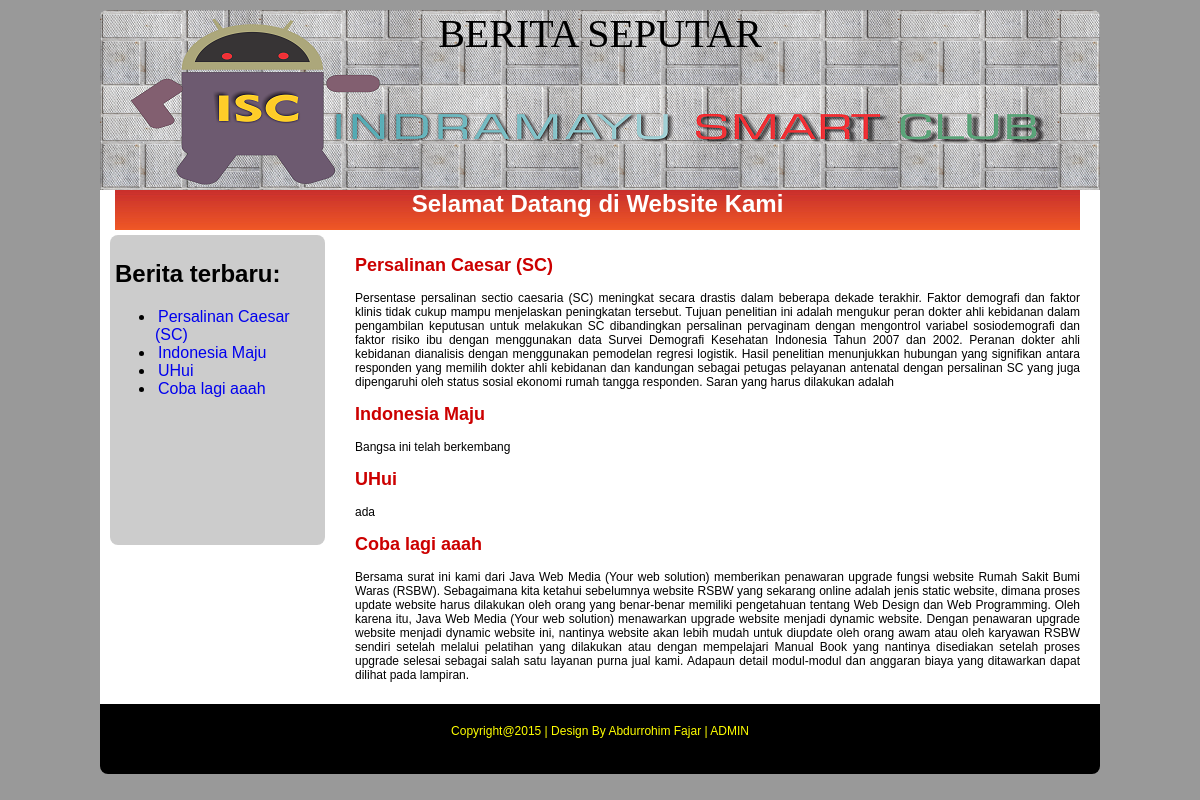
The page / on the database its author committed.
### tables this page shows
CREATE TABLE IF NOT EXISTS `post` (
`ID` bigint(20) unsigned NOT NULL,
  `title` text NOT NULL,
  `category` varchar(500) NOT NULL,
  `content` text NOT NULL,
  `updated` timestamp NOT NULL DEFAULT CURRENT_TIMESTAMP ON UPDATE CURRENT_TIMESTAMP
);

### index.php (the view, shortened to what this page needs)
<?php require_once('Connections/cms_blog.php'); ?>
<?php
$maxRows_rsNews = 10;
$pageNum_rsNews = 0;
$startRow_rsNews = $pageNum_rsNews * $maxRows_rsNews;
$query_rsNews = "SELECT * FROM post ORDER BY ID DESC";
$query_limit_rsNews = sprintf("%s LIMIT %d, %d", $query_rsNews, $startRow_rsNews, $maxRows_rsNews);
$rsNews = mysql_query($query_limit_rsNews, $cms_blog) or die(mysql_error());
$row_rsNews = mysql_fetch_assoc($rsNews);
$maxRows_rsDetail = 5;
$pageNum_rsDetail = 0;
$startRow_rsDetail = $pageNum_rsDetail * $maxRows_rsDetail;
$query_rsDetail = "SELECT * FROM post ORDER BY ID DESC";
$query_limit_rsDetail = sprintf("%s LIMIT %d, %d", $query_rsDetail, $startRow_rsDetail, $maxRows_rsDetail);
$rsDetail = mysql_query($query_limit_rsDetail, $cms_blog) or die(mysql_error());
$row_rsDetail = mysql_fetch_assoc($rsDetail);
?>
<html>
<head>
<link href="css/style.css" rel="stylesheet" type="text/css">
</head>
<body>
<div id="container">
  <div id="header">
  <center>BERITA SEPUTAR</center>
  </div>
    <div class="nav">
    	<marquee>Selamat Datang di Website Kami</marquee>
  </div>
    <div class="content">
      <div class="post">
        <?php do { ?>
        <h2><a href="news.php?view=<?php echo $row_rsDetail['ID']; ?>"><?php echo $row_rsDetail['title']; ?></a></h2>
  <p><?php echo $row_rsDetail['content']; ?></p>
  <?php } while ($row_rsDetail = mysql_fetch_assoc($rsDetail)); ?>
      </div>
      <div id="sidebar">
      <h2>Berita terbaru:</h2>
      <ul>
        <?php do { ?>
          <li><a href="news.php?view=<?php echo $row_rsNews['ID']; ?>"><?php echo $row_rsNews['title']; ?></a></li>
          <?php } while ($row_rsNews = mysql_fetch_assoc($rsNews)); ?>
      </ul>
<p>&nbsp;</p>
      </div>
    </div>
	<div id="footer"> Copyright@2015 | Design By Abdurrohim Fajar | <a href="admin/login.php">ADMIN</a>
</div>
</body>
</html>

### css/style.css (style rules this page uses)
body { background-color: #999; }
#container { background-color: #FFF; width: 1000px; height: auto; margin: auto; border-top-left-radius: 8px; border-top-right-radius: 8px; }
#header { background-color: #FFF; width: 1000px; height: 180px; margin-top: 10px; background: url(../images/ISC.png); border-top-left-radius: 8px; border-top-right-radius: 8px; text-align: justify; font-family: "Comic Sans MS", cursive"Palatino Linotype", "Book Antiqua", Palatino, serif, Helvetica, sans-serif; font-size: 40px; }
.nav { width: 965px; height: 40px; background-repeat: repeat-x; margin-left: 15px; margin-right: 20px; text-align: center; font-family: Tahoma, Geneva, sans-serif; font-size: 24px; background-color: #CCFF00; background-image: url(../images/nav3.png); color: #FFFFFF; font-weight: bolder; }
.content { width: 980px; padding-left: 10px; padding-right: 10px; height: auto; background-color: #FFF; float: left; }
.post { width: 725px; height: auto; padding: 5px; margin: 5px; float: right; border-radius: 8px; text-align: justify; font-family: Arial, Helvetica, sans-serif; font-size: 12px; }
.post a:link { color: #C00; text-decoration: none; cursor: pointer; }
#sidebar { width: 205px; min-height: 300px; padding: 5px; margin-top: 5px; margin-bottom: 5px; margin-right: 5px; float: left; border-radius: 8px; font-family: Arial, Helvetica, sans-serif; background-color: #CCC; }
#sidebar a:link, #sidebar a:visited { font-family: Arial, Helvetica, sans-serif; text-decoration: none; padding: 3px; }
#sidebar p { margin-left: 20px; }
#footer { width: 900px; min-height: 20px; padding-left: 50px; padding-right: 50px; padding-top: 20px; padding-bottom: 30px; background-color: #000; color: #FF0; font-family: Arial; font-size: 12px; float: left; text-align: center; border-bottom-left-radius: 8px; border-bottom-right-radius: 8px; margin-bottom: 10px; }
#footer a:link, #footer a:visited { color: #FF0; text-decoration: none; }

### rows shown on the page
post: title "Persalinan Caesar (SC)", content "Persentase persalinan sectio caesaria (SC) meningkat secara drastis dalam beberapa dekade terakhir. Faktor demografi dan faktor klinis tidak cukup mampu menjelaskan peningkatan tersebut. Tujuan penelitian ini adalah mengukur peran dokter ahli kebidanan dalam pengambilan keputusan untuk melakukan SC dibandingkan persalinan pervaginam dengan mengontrol variabel sosiodemografi dan faktor risiko ibu dengan menggunakan data Survei Demografi Kesehatan Indonesia Tahun 2007 dan 2002. Peranan dokter ahli kebidanan dianalisis dengan menggunakan pemodelan regresi logistik. Hasil penelitian menunjukkan hubungan yang signifikan antara responden yang memilih dokter ahli kebidanan dan kandungan sebagai…"
post: title "Indonesia Maju", content "Bangsa ini telah berkembang"
post: title "UHui", content "ada"
post: title "Coba lagi aaah", content "Bersama surat ini kami dari Java Web Media (Your web solution) memberikan penawaran upgrade fungsi website Rumah Sakit Bumi Waras (RSBW). Sebagaimana kita ketahui sebelumnya website RSBW yang sekarang online adalah jenis static website, dimana proses update website harus dilakukan oleh orang yang benar-benar memiliki pengetahuan tentang Web Design dan Web Programming. Oleh karena itu, Java Web Media (Your web solution) menawarkan upgrade website menjadi dynamic website. Dengan penawaran upgrade website menjadi dynamic website ini, nantinya website akan lebih mudah untuk diupdate oleh orang awam atau oleh karyawan RSBW sendiri setelah melalui pelatihan yang dilakukan atau dengan mempelajari…"
